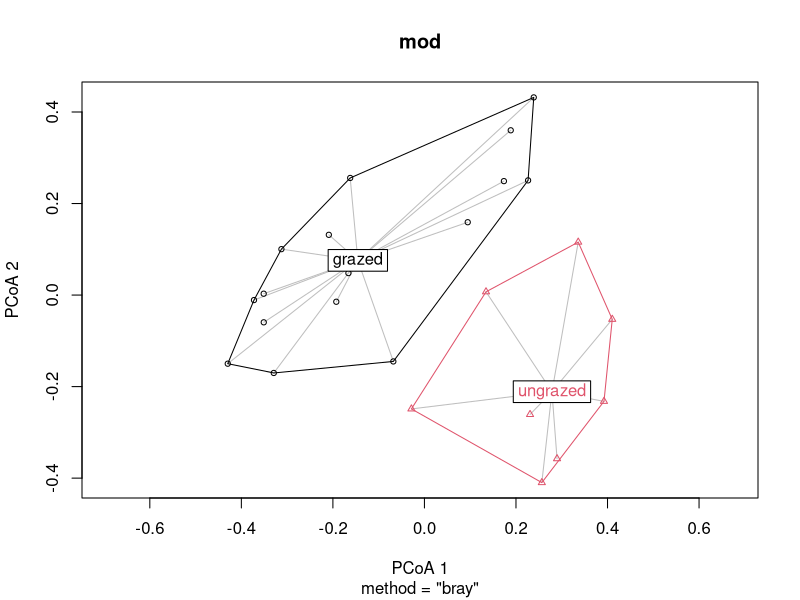
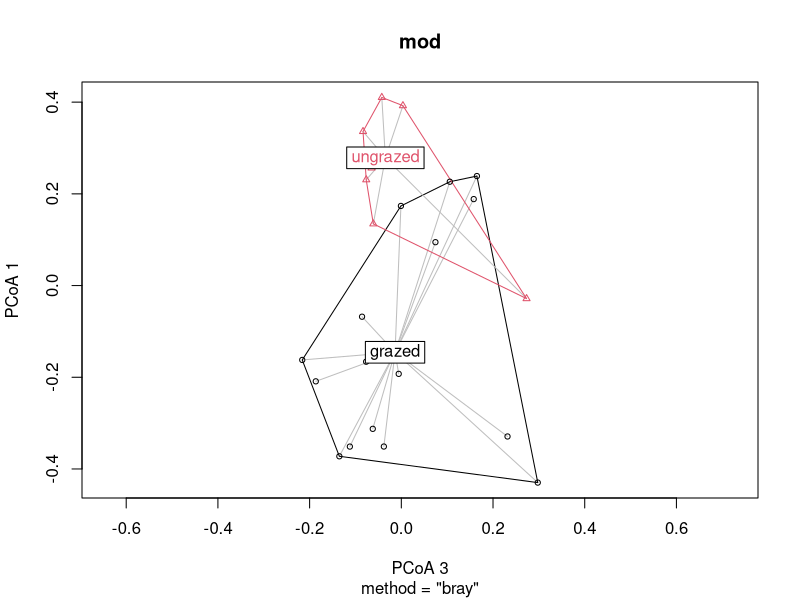
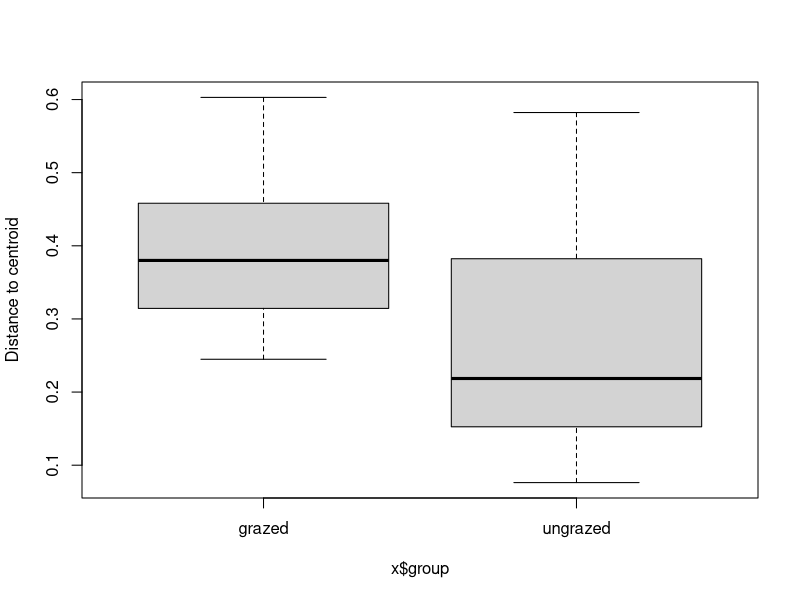

Write the R code that produced these figures, in order.
## ---- chunk 1
# Wed May  8 22:22:47 2019 ------------------------------

#---Aula sexta

#### Aula 16 - Mantel e Mantel Parcial

#16.1 - Mantel #preciso criar duas matrizes de distâncias que serão correlacionadas
library(vegan)
data(varespec)
data(varechem)
veg.dist <- vegdist(varespec) # Bray-Curtis
varstand <- decostand(varechem,method="standardize")
env.dist <- vegdist(varstand, "euclid")
mantel(veg.dist,env.dist)     #correlação de pearson paramétrico e correlação de spearman não paramétrico
mantel(veg.dist, env.dist, method="spear")

#16.2 - Mantel Parcial # a ?ltima matriz que entra na análise será a que eu quero controlar o efeito
dist<-read.table ("dist.txt", header=TRUE)
amb<-read.table ("amb.txt", header=TRUE)
gen<-read.table ("gen.txt", header=TRUE)
amb<-decostand(amb,"standardize")
distdist<-vegdist(dist, method="euclidean")
ambdist<-vegdist(amb, method="euclidean")
gendist<-vegdist(gen, method="euclidean")
mantel.partial(gendist, ambdist, distdist, method = "pearson", permutations = 10000)#aqui controlei o efeito geográfico

#--------------------------------------------------------------------------------

#### Aula 17 - Protest
clad<-read.table("clad.txt", header = TRUE)
cope<-read.table("cope.txt", header = TRUE)
dcaclad<-decorana(clad) #método de ordenação (DCA)
dcacope<-decorana(cope)
dcaclad
dcacope
scordcaclad<-scores(dcaclad, display=c("sites"), choices =1:2) #salvando os escores da DCA e salvando os dois primeiros eixos
scordcacope<-scores(dcacope, display=c("sites"), choices =1:2)
cladcope<-protest(scordcaclad, scordcacope, scores = "sites", permutations = 10000)

#### Aula 10 - BETADISPER - Multivariate homogeneity of groups dispersions 

#10.1 - Pacote e dados
varespec
dis <- vegdist(varespec) #Bray-Curtis distances between samples
groups <- factor(c(rep(1,16), rep(2,8)), labels = c("grazed","ungrazed")) #First 16 sites grazed, remaining 8 sites ungrazed
groups

#10.2 - Calculate multivariate dispersions
mod <- betadisper(dis, groups)
mod

#10.3 - Significance and Pairwise comparisons
anova(mod) #Perform test (if the distances between group members and group centroids is the Euclidean distance)
permutest(mod, pairwise = TRUE) #Permutation test for F
(mod.HSD <- TukeyHSD(mod)) #Tukey's Honest Significant Differences

#10.4 - Plots
plot(mod) #Groups and distances to centroids on the first two PCoA axes
plot(mod, axes = c(3,1)) #Can also specify which axes to plot, ordering respected
boxplot(mod) #Draw a boxplot of the distances to centroid for each group

#Comparing species composition between field and collections with PERMANOVA
#Data from da Silva et al. 2017 SAJH What do data from fieldwork and scientific collections tell us about species richness and composition of amphibians and reptiles?

anuros_permanova <- read.csv("anuros_permanova.csv", header = T, row.names = 1)
head(anuros_permanova)
repteis_permanova <- read.csv("repteis_permanova.csv", header = T, row.names = 1)
head(repteis_permanova)

adonis2(anuros_permanova[,-28] ~ anuros_permanova[,28], method = "bray")#considering abundance
adonis2(anuros_permanova[,-28] ~ anuros_permanova[,28], method = "bray", binary=TRUE)#using Sørensen index for incidence

#Both tests are significant, showing that the diference in abundance of museum species did not affect our conclusions. 
